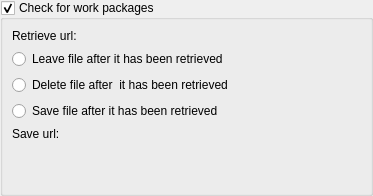
<?xml version="1.0" encoding="UTF-8"?>
<ui version="4.0">
 <class>KPlato::WorkPackageConfigPanel</class>
 <widget class="QWidget" name="KPlato::WorkPackageConfigPanel">
  <property name="geometry">
   <rect>
    <x>0</x>
    <y>0</y>
    <width>373</width>
    <height>196</height>
   </rect>
  </property>
  <layout class="QVBoxLayout" name="verticalLayout">
   <property name="margin">
    <number>0</number>
   </property>
   <item>
    <widget class="QGroupBox" name="kcfg_CheckForWorkPackages">
     <property name="title">
      <string>Check for work packages</string>
     </property>
     <property name="flat">
      <bool>true</bool>
     </property>
     <property name="checkable">
      <bool>true</bool>
     </property>
     <layout class="QGridLayout" name="gridLayout">
      <item row="0" column="0">
       <widget class="QLabel" name="label">
        <property name="text">
         <string>Retrieve url:</string>
        </property>
       </widget>
      </item>
      <item row="0" column="1">
       <widget class="KUrlRequester" name="kcfg_RetreiveUrl"/>
      </item>
      <item row="3" column="0" colspan="2">
       <widget class="QRadioButton" name="kcfg_DeleteFile">
        <property name="text">
         <string>Delete file after  it has been retrieved</string>
        </property>
       </widget>
      </item>
      <item row="4" column="0" colspan="2">
       <widget class="QRadioButton" name="kcfg_SaveFile">
        <property name="text">
         <string>Save file after it has been retrieved</string>
        </property>
       </widget>
      </item>
      <item row="6" column="0">
       <widget class="QLabel" name="label_2">
        <property name="text">
         <string>Save url:</string>
        </property>
       </widget>
      </item>
      <item row="6" column="1">
       <widget class="KUrlRequester" name="kcfg_SaveUrl"/>
      </item>
      <item row="7" column="1">
       <spacer name="verticalSpacer">
        <property name="orientation">
         <enum>Qt::Vertical</enum>
        </property>
        <property name="sizeHint" stdset="0">
         <size>
          <width>20</width>
          <height>40</height>
         </size>
        </property>
       </spacer>
      </item>
      <item row="2" column="0" colspan="2">
       <widget class="QRadioButton" name="kcfg_LeaveFile">
        <property name="text">
         <string>Leave file after it has been retrieved</string>
        </property>
       </widget>
      </item>
     </layout>
    </widget>
   </item>
  </layout>
 </widget>
 <customwidgets>
  <customwidget>
   <class>KUrlRequester</class>
   <extends>QFrame</extends>
   <header>kurlrequester.h</header>
  </customwidget>
 </customwidgets>
 <resources/>
 <connections>
  <connection>
   <sender>kcfg_SaveFile</sender>
   <signal>toggled(bool)</signal>
   <receiver>kcfg_SaveUrl</receiver>
   <slot>setEnabled(bool)</slot>
   <hints>
    <hint type="sourcelabel">
     <x>164</x>
     <y>72</y>
    </hint>
    <hint type="destinationlabel">
     <x>196</x>
     <y>98</y>
    </hint>
   </hints>
  </connection>
 </connections>
</ui>
